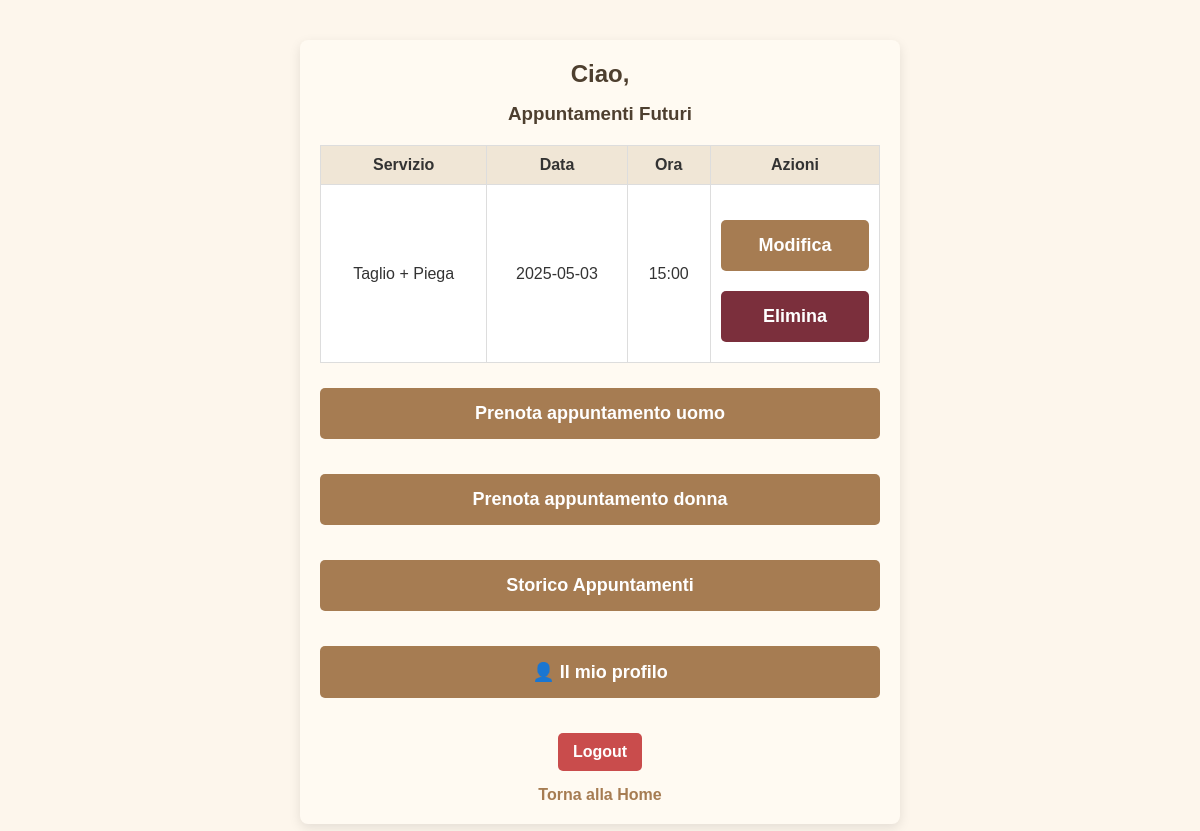
/user_dashboard (signed in), run on an earlier commit of the app's database.
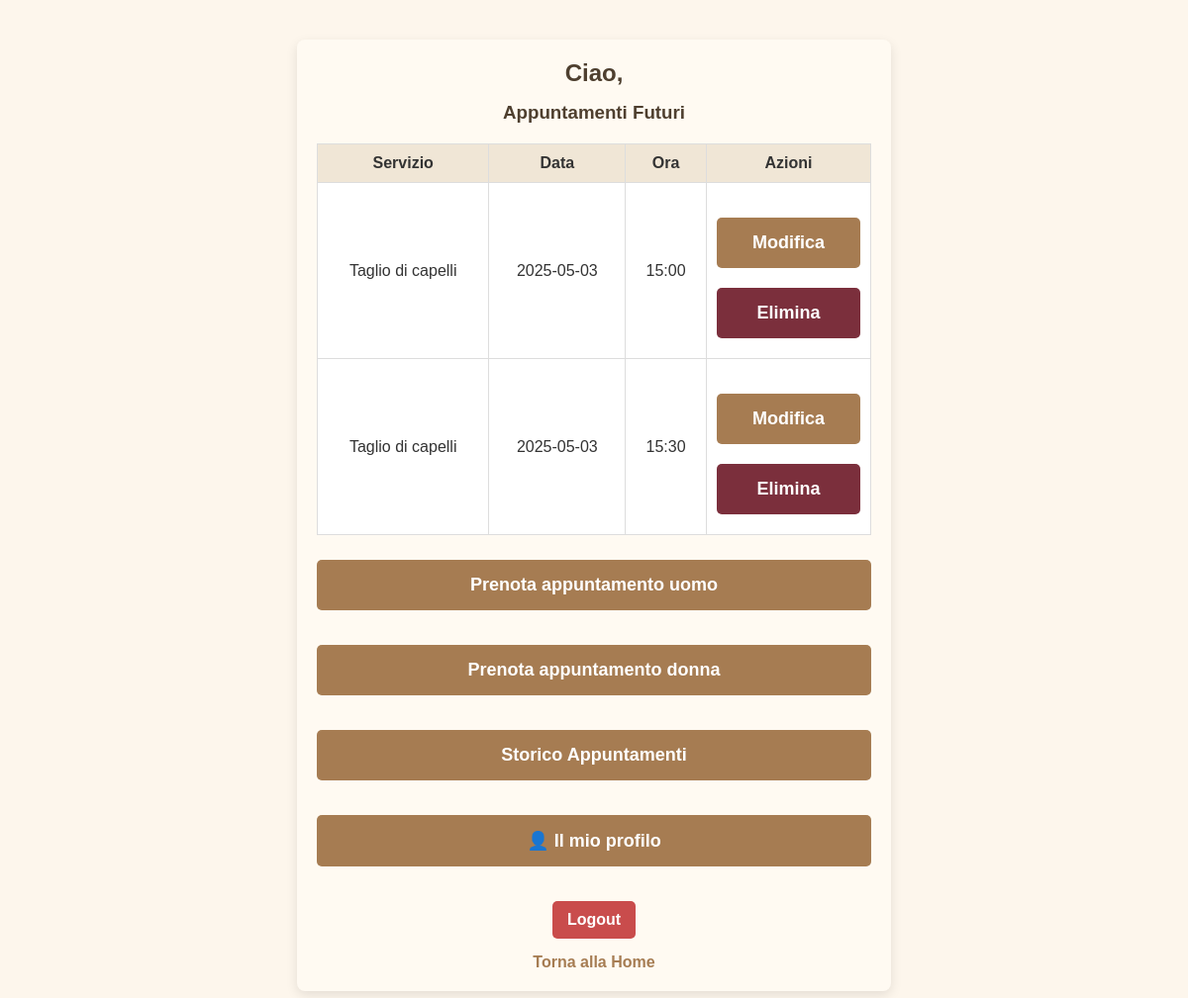
And on a later commit of the database.
### tables this page shows
CREATE TABLE appointments (
            id INTEGER PRIMARY KEY AUTOINCREMENT,
            user_id INTEGER NOT NULL,
            service TEXT NOT NULL,
            date TEXT NOT NULL,
            time TEXT NOT NULL, barber TEXT NOT NULL DEFAULT 'Mattia', tipo TEXT DEFAULT 'barbiere',
            FOREIGN KEY (user_id) REFERENCES users(id)
        );

### app.py (the view)
@app.route('/user_dashboard')
def user_dashboard():
    if 'user_id' not in session:
        return redirect(url_for('login_user'))
    user_id = session['user_id']
    conn = sqlite3.connect('bookings.db')
    cursor = conn.cursor()
    today = datetime.now().strftime("%Y-%m-%d")
    now_time = datetime.now().strftime("%H:%M")
    cursor.execute("""
        SELECT id, service, date, time
        FROM appointments
        WHERE user_id = ? AND (date > ? OR (date = ? AND time >= ?))
        ORDER BY date ASC, time ASC
    """, (user_id, today, today, now_time))
    appointments = cursor.fetchall()
    conn.close()
    return render_template('user_dashboard.html', appointments=appointments)

### templates/user_dashboard.html (shortened to what this page needs)
<!DOCTYPE html>
<html lang="it">
<head>
  <link rel="stylesheet" href="{{ url_for('static', filename='style.css') }}">
</head>
<body>
  <div class="container">
    <h2>Ciao, {{ session['username'] }}</h2>
    <h3>Appuntamenti Futuri</h3>
    {% if appointments %}
      <table>
        <thead>
          <tr>
            <th>Servizio</th>
            <th>Data</th>
            <th>Ora</th>
            <th>Azioni</th>
          </tr>
        </thead>
        <tbody>
          {% for appointment in appointments %}
          <tr>
            <td>{{ appointment[1] }}</td>
            <td>{{ appointment[2] }}</td>
            <td>{{ appointment[3] }}</td>
            <td>
              <a href="{{ url_for('edit_appointment', appointment_id=appointment[0]) }}">
                <button class="big-btn">Modifica</button>
              </a>
              <button class="delete-appointment big-btn" data-id="{{ appointment[0] }}" style="background-color: #7b2f3c; color: white;">Elimina</button>
            </td>
          </tr>
          {% endfor %}
        </tbody>
      </table>
    {% else %}
      <p>Non hai appuntamenti futuri.</p>
    {% endif %}
    <a href="{{ url_for('book') }}"><button class="big-btn">Prenota appuntamento uomo</button></a>
    <a href="{{ url_for('book_hair') }}"><button class="big-btn">Prenota appuntamento donna</button></a>
    <a href="{{ url_for('user_history') }}"><button class="big-btn"> Storico Appuntamenti</button></a>
    <a href="{{ url_for('account') }}"><button class="big-btn">👤 Il mio profilo</button></a>
    <a href="{{ url_for('logout') }}"><button class="logout-btn">Logout</button></a>
    <a href="{{ url_for('index') }}">Torna alla Home</a>
  </div>
</body>
</html>

What changed in the data, as far as the page shows it:
removed appointments: service "Taglio + Piega", date "2025-05-03", time "15:00"
added appointments: service "Taglio di capelli", date "2025-05-03", time "15:00"
added appointments: service "Taglio di capelli", date "2025-05-03", time "15:30"
